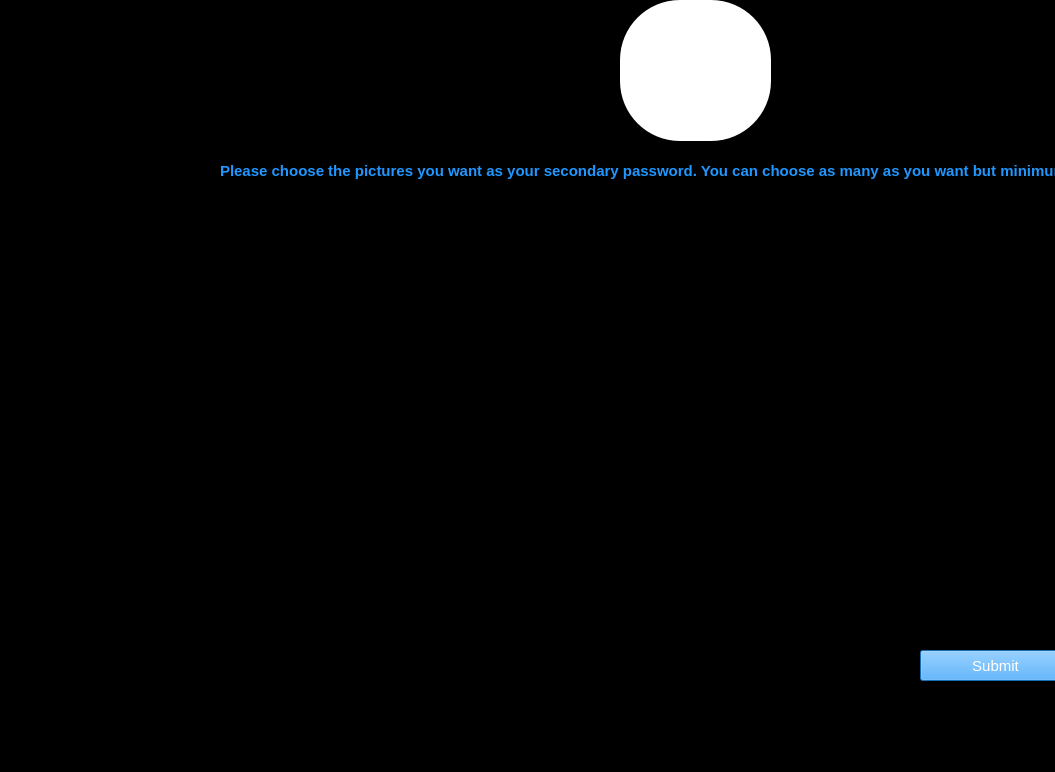
<?xml version="1.0" encoding="UTF-8"?>
<ui version="4.0">
 <class>secondary</class>
 <widget class="QMainWindow" name="secondary">
  <property name="geometry">
   <rect>
    <x>0</x>
    <y>0</y>
    <width>1055</width>
    <height>772</height>
   </rect>
  </property>
  <property name="windowTitle">
   <string>Secondary Password</string>
  </property>
  <property name="autoFillBackground">
   <bool>false</bool>
  </property>
  <property name="styleSheet">
   <string notr="true">background-color: rgb(0, 0, 0);</string>
  </property>
  <widget class="QWidget" name="centralwidget">
   <widget class="QLabel" name="message">
    <property name="geometry">
     <rect>
      <x>220</x>
      <y>150</y>
      <width>1051</width>
      <height>41</height>
     </rect>
    </property>
    <property name="font">
     <font>
      <pointsize>11</pointsize>
      <weight>75</weight>
      <bold>true</bold>
     </font>
    </property>
    <property name="styleSheet">
     <string notr="true">color: rgb(32, 151, 255);
</string>
    </property>
    <property name="text">
     <string>Please choose the pictures you want as your secondary password. You can choose as many as you want but minimum is 2</string>
    </property>
   </widget>
   <widget class="QPushButton" name="dog">
    <property name="geometry">
     <rect>
      <x>400</x>
      <y>210</y>
      <width>131</width>
      <height>201</height>
     </rect>
    </property>
    <property name="styleSheet">
     <string notr="true">border-radius: 60px;
background-color: rgb(0, 0, 0);
image: url(:/pics/p10.jpg);</string>
    </property>
    <property name="text">
     <string/>
    </property>
   </widget>
   <widget class="QPushButton" name="water">
    <property name="geometry">
     <rect>
      <x>560</x>
      <y>210</y>
      <width>121</width>
      <height>201</height>
     </rect>
    </property>
    <property name="styleSheet">
     <string notr="true">border-radius: 60px;
background-color: rgb(0, 0, 0);
image: url(:/pics/p7.jpg);</string>
    </property>
    <property name="text">
     <string/>
    </property>
   </widget>
   <widget class="QPushButton" name="paris">
    <property name="geometry">
     <rect>
      <x>720</x>
      <y>210</y>
      <width>121</width>
      <height>201</height>
     </rect>
    </property>
    <property name="styleSheet">
     <string notr="true">border-radius: 60px;
background-color: rgb(0, 0, 0);
image: url(:/pics/p2.jpg);</string>
    </property>
    <property name="text">
     <string/>
    </property>
   </widget>
   <widget class="QPushButton" name="arc">
    <property name="geometry">
     <rect>
      <x>880</x>
      <y>210</y>
      <width>121</width>
      <height>201</height>
     </rect>
    </property>
    <property name="styleSheet">
     <string notr="true">border-radius: 60px;
background-color: rgb(0, 0, 0);
image: url(:/pics/p9.jpg);</string>
    </property>
    <property name="text">
     <string/>
    </property>
   </widget>
   <widget class="QPushButton" name="eiffel">
    <property name="geometry">
     <rect>
      <x>400</x>
      <y>440</y>
      <width>121</width>
      <height>201</height>
     </rect>
    </property>
    <property name="styleSheet">
     <string notr="true">border-radius: 60px;
background-color: rgb(0, 0, 0);
image: url(:/pics/p1.jpg);</string>
    </property>
    <property name="text">
     <string/>
    </property>
   </widget>
   <widget class="QPushButton" name="oxford">
    <property name="geometry">
     <rect>
      <x>560</x>
      <y>440</y>
      <width>121</width>
      <height>201</height>
     </rect>
    </property>
    <property name="styleSheet">
     <string notr="true">border-radius: 60px;
background-color: rgb(0, 0, 0);
image: url(:/pics/p3.jpg);</string>
    </property>
    <property name="text">
     <string/>
    </property>
   </widget>
   <widget class="QPushButton" name="flower">
    <property name="geometry">
     <rect>
      <x>720</x>
      <y>440</y>
      <width>121</width>
      <height>201</height>
     </rect>
    </property>
    <property name="styleSheet">
     <string notr="true">border-radius: 60px;
background-color: rgb(0, 0, 0);
image: url(:/pics/p8.jpg);</string>
    </property>
    <property name="text">
     <string/>
    </property>
   </widget>
   <widget class="QPushButton" name="dog2">
    <property name="geometry">
     <rect>
      <x>880</x>
      <y>440</y>
      <width>121</width>
      <height>201</height>
     </rect>
    </property>
    <property name="styleSheet">
     <string notr="true">border-radius: 60px;
background-color: rgb(0, 0, 0);
image: url(:/pics/p6.jpg);</string>
    </property>
    <property name="text">
     <string/>
    </property>
   </widget>
   <widget class="QPushButton" name="submit">
    <property name="geometry">
     <rect>
      <x>920</x>
      <y>650</y>
      <width>151</width>
      <height>31</height>
     </rect>
    </property>
    <property name="font">
     <font>
      <pointsize>11</pointsize>
     </font>
    </property>
    <property name="styleSheet">
     <string notr="true">background-color: rgb(32, 151, 255);
color: rgb(255, 255, 255);</string>
    </property>
    <property name="text">
     <string>Submit</string>
    </property>
   </widget>
   <widget class="QFrame" name="frame">
    <property name="geometry">
     <rect>
      <x>620</x>
      <y>0</y>
      <width>151</width>
      <height>141</height>
     </rect>
    </property>
    <property name="styleSheet">
     <string notr="true">image: url(:/pics/3.png);
border-radius: 60px;
background-color: rgb(255, 255, 255);</string>
    </property>
    <property name="frameShape">
     <enum>QFrame::StyledPanel</enum>
    </property>
    <property name="frameShadow">
     <enum>QFrame::Raised</enum>
    </property>
   </widget>
  </widget>
  <widget class="QStatusBar" name="statusbar"/>
 </widget>
 <resources>
  <include location="sayn2.qrc.png"/>
 </resources>
 <connections/>
</ui>
